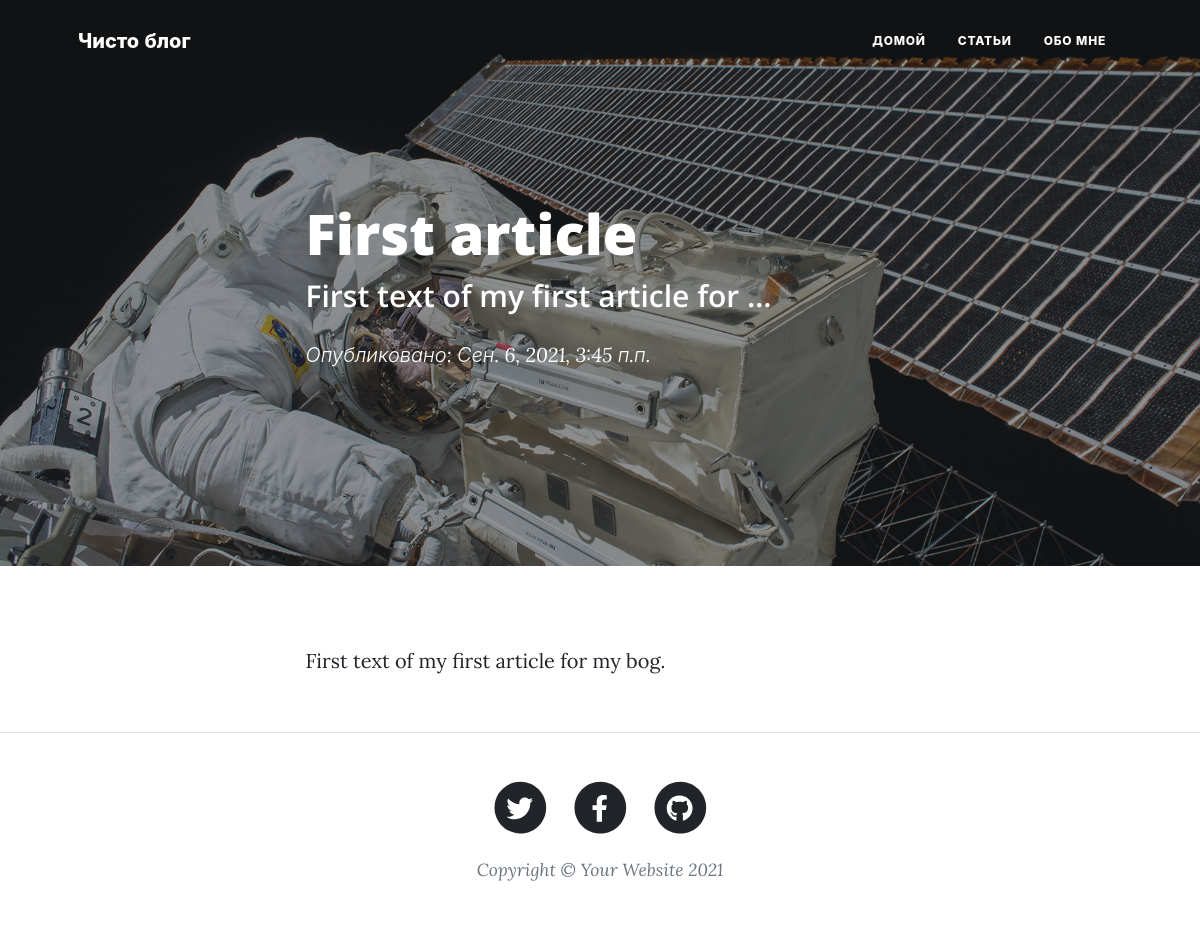
/post/1, run on the app's committed database.
### blog/models.py (models this page shows, shortened)
class Article(models.Model):
    title = models.CharField(max_length=250, verbose_name='Заголовок')
    text = HTMLField(null=False, blank=False, verbose_name='Текст')
    date_created = models.DateTimeField(auto_now=True, verbose_name='Дата создания')
    is_published = models.BooleanField(default=False, verbose_name='Опубликовать')
    tag = models.ManyToManyField('Tag', verbose_name='Тег')
    class Meta:
        verbose_name = 'Статья'
        verbose_name_plural = 'Статьи'
        ordering = ['-date_created']

### blog/views.py (the view)
# urls.py: path('post/<int:post_id>', views.post, name='post'),
def post(request, post_id):
    article = Article.objects.get(id=post_id)
    context = {
        'title': 'Название стетьи',
        'article': article
    }
    return render(request, 'blog/post.html', context)

### templates/blog/post.html
{% extends 'blog/base.html' %}
{% load static %}
{% block header %}
<header class="masthead" style="background-image: url({% static 'assets/img/post-bg.jpg' %})">
    <div class="container position-relative px-4 px-lg-5">
        <div class="row gx-4 gx-lg-5 justify-content-center">
            <div class="col-md-10 col-lg-8 col-xl-7">
                <div class="post-heading">
                    <h1>{{ article.title }}</h1>
                    <h2 class="subheading">{{ article.text|striptags|truncatewords_html:7 }}</h2>
                    <span class="meta">
                                Опубликовано: {{ article.date_created }}
                            </span>
                </div>
            </div>
        </div>
    </div>
</header>
{% endblock %}
{% block content %}
<article class="mb-4">
    <div class="container px-4 px-lg-5">
        <div class="row gx-4 gx-lg-5 justify-content-center">
            <div class="col-md-10 col-lg-8 col-xl-7">
                <p>{{ article.text|safe }}</p>
            </div>
        </div>
    </div>
</article>
{% endblock %}

### data on the page
Article: title "First article", text "First text of my first article for …", date_created "Сен. 6, 2021, 3:45 п.п.", text "First text of my first article for my bog."
